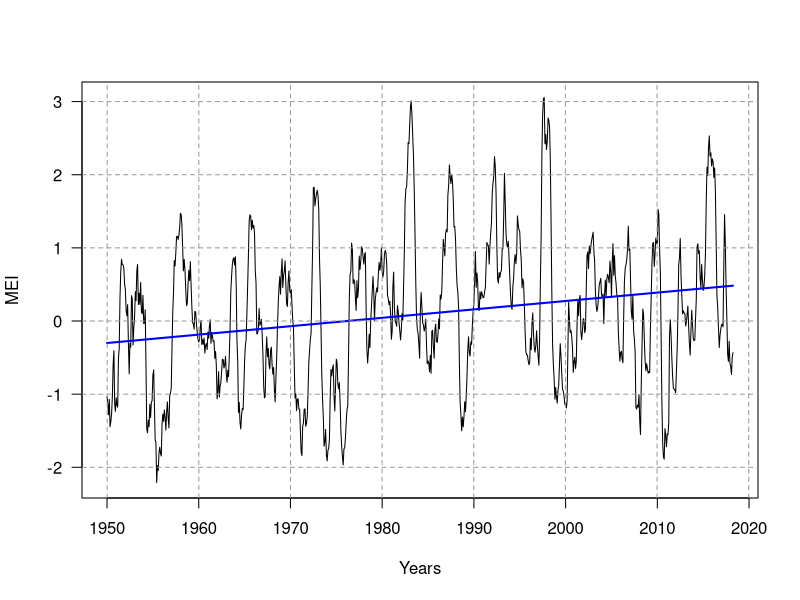

The R script that drew this image:
#############################  
##   Line Chart            ##
##   by do-me 31.05.2018   ##
#############################  

# Data for the chart available at https://www.esrl.noaa.gov/psd/enso/mei/table.html, hardcoded here

valMEI<- c(-1.03,-1.133,-1.283,-1.071,-1.445,-1.376,-1.267,-1.03,-.597,-.406,-1.138,-1.235
       ,-1.049,-1.152,-1.178,-.511,-.374,.319,.676,.842,.773,.768,.726,.504
       ,.433,.138,.071,.224,-.307,-.722,-.307,-.358,.347,.306,-.328,-.098
       ,.044,.401,.277,.687,.773,.226,.379,.228,.527,.124,.099,.351
       ,-.036,-.027,.154,-.616,-1.478,-1.528,-1.356,-1.446,-1.138,-1.32,-1.113,-1.088
       ,-.74,-.669,-1.117,-1.621,-1.663,-2.209,-1.977,-2.043,-1.803,-1.725,-1.813,-1.846
       ,-1.408,-1.275,-1.371,-1.216,-1.316,-1.49,-1.245,-1.106,-1.327,-1.461,-1.014,-.993
       ,-.915,-.348,.108,.383,.826,.753,.924,1.157,1.158,1.114,1.167,1.268
       ,1.473,1.454,1.313,.991,.685,.841,.7,.442,.209,.237,.501,.691
       ,.553,.81,.502,.202,-.026,-.036,-.112,.13,.126,-.038,-.151,-.247
       ,-.287,-.253,-.082,.007,-.321,-.254,-.318,-.233,-.439,-.332,-.308,-.39
       ,-.15,-.235,-.073,.017,-.304,-.153,-.21,-.283,-.271,-.51,-.416,-.608
       ,-1.065,-.963,-.692,-1.04,-.894,-.839,-.682,-.523,-.528,-.642,-.598,-.482
       ,-.718,-.837,-.675,-.761,-.48,-.112,.403,.611,.778,.848,.866,.765
       ,.878,.481,-.256,-.545,-1.249,-1.113,-1.386,-1.476,-1.284,-1.196,-1.211,-.907
       ,-.536,-.329,-.259,.086,.474,.895,1.366,1.452,1.43,1.25,1.378,1.27
       ,1.307,1.186,.689,.515,-.178,-.169,-.116,.171,-.06,-.018,.022,-.181
       ,-.462,-.898,-1.05,-1.03,-.453,-.217,-.489,-.376,-.601,-.655,-.407,-.357
       ,-.602,-.727,-.635,-.944,-1.106,-.777,-.503,-.087,.244,.46,.607,.367
       ,.67,.849,.458,.622,.681,.823,.49,.232,.2,.537,.683,.417
       ,.38,.432,.228,.014,-.097,-.608,-1.053,-.995,-1.226,-1.068,-1.063,-1.203
       ,-1.204,-1.507,-1.79,-1.839,-1.444,-1.392,-1.206,-1.201,-1.439,-1.399,-1.301,-.969
       ,-.575,-.398,-.256,-.166,.428,.995,1.824,1.828,1.574,1.667,1.74,1.787
       ,1.723,1.515,.87,.491,-.096,-.728,-1.057,-1.323,-1.712,-1.65,-1.482,-1.826
       ,-1.912,-1.768,-1.743,-1.62,-1.061,-.663,-.751,-.649,-.599,-1.031,-1.23,-.886
       ,-.522,-.576,-.85,-.927,-.841,-1.115,-1.498,-1.704,-1.853,-1.968,-1.748,-1.732
       ,-1.587,-1.366,-1.213,-1.157,-.486,.306,.634,.676,1.064,.978,.511,.565
       ,.529,.29,.145,.552,.318,.443,.888,.706,.824,1.016,.99,.877
       ,.777,.912,.935,.199,-.381,-.575,-.421,-.182,-.364,.003,.203,.406
       ,.608,.379,.002,.301,.382,.453,.397,.637,.801,.694,.759,1.004
       ,.677,.601,.684,.912,.966,.931,.768,.349,.302,.223,.27,.111
       ,-.25,-.14,.455,.669,.189,.004,-.027,-.072,.209,.132,-.021,-.126
       ,-.258,-.125,.1,.008,.445,.947,1.613,1.806,1.835,2.061,2.441,2.425
       ,2.677,2.931,3.008,2.812,2.538,2.255,1.792,1.184,.507,.056,-.115,-.17
       ,-.314,-.509,.151,.39,.189,-.023,-.054,-.138,-.085,.026,-.332,-.585
       ,-.546,-.576,-.696,-.468,-.715,-.14,-.126,-.35,-.508,-.119,-.042,-.279
       ,-.293,-.183,.028,-.107,.355,.301,.402,.787,1.116,1.002,.89,1.202
       ,1.249,1.218,1.716,1.855,2.134,1.975,1.878,2.003,1.905,1.671,1.286,1.293
       ,1.115,.716,.495,.389,.196,-.556,-1.107,-1.284,-1.501,-1.313,-1.447,-1.311
       ,-1.103,-1.241,-1.035,-.76,-.402,-.216,-.429,-.479,-.287,-.319,-.058,.131
       ,.243,.573,.951,.46,.658,.527,.151,.145,.398,.303,.4,.362
       ,.319,.323,.399,.449,.748,1.074,1.044,1.031,.778,1.031,1.202,1.34
       ,1.747,1.886,1.985,2.247,2.112,1.75,1.048,.58,.518,.663,.595,.664
       ,.692,.99,.987,1.408,2.019,1.635,1.206,1.05,1.011,1.09,.848,.595
       ,.352,.193,.159,.465,.585,.819,.907,.783,.931,1.437,1.312,1.251
       ,1.219,.959,.845,.453,.576,.53,.234,-.13,-.416,-.461,-.463,-.537
       ,-.597,-.566,-.236,-.391,-.044,.111,-.173,-.358,-.426,-.338,-.134,-.325
       ,-.48,-.605,-.248,.527,1.14,2.287,2.827,3.037,3.057,2.423,2.551,2.344
       ,2.455,2.777,2.751,2.658,2.237,1.356,.392,-.319,-.6,-.789,-1.069,-.908
       ,-1.039,-1.123,-.95,-.88,-.601,-.31,-.477,-.725,-.937,-.954,-1.031,-1.142
       ,-1.122,-1.189,-1.09,-.397,.257,.02,-.157,-.129,-.21,-.367,-.701,-.55
       ,-.496,-.649,-.548,-.05,.288,.071,.299,.35,-.147,-.255,-.138,.033
       ,.017,-.16,-.118,.401,.891,.945,.716,1.025,.921,1.02,1.101,1.156
       ,1.214,.944,.83,.413,.214,.131,.178,.329,.492,.534,.584,.362
       ,.332,.37,-.036,.358,.56,.327,.574,.639,.591,.524,.818,.684
       ,.325,.816,1.057,.626,.893,.612,.519,.362,.329,-.152,-.374,-.55
       ,-.428,-.414,-.521,-.571,.043,.546,.718,.77,.84,.976,1.297,.965
       ,.985,.537,.125,.026,.354,-.136,-.247,-.427,-1.175,-1.204,-1.149,-1.178
       ,-1.006,-1.371,-1.552,-.858,-.349,.164,.089,-.252,-.545,-.681,-.584,-.646
       ,-.714,-.69,-.705,-.106,.328,.779,1.06,1.073,.745,.924,1.134,1.059
       ,1.066,1.526,1.462,.978,.668,-.211,-1.099,-1.662,-1.86,-1.888,-1.472,-1.558
       ,-1.719,-1.544,-1.554,-1.387,-.202,.016,-.191,-.502,-.751,-.917,-.933,-.945
       ,-.98,-.675,-.382,.11,.769,.866,1.128,.628,.351,.097,.141,.111
       ,.103,-.068,-.026,.09,.203,-.078,-.311,-.466,-.125,.148,-.042,-.234
       ,-.27,-.259,.018,.295,1.01,1.057,.921,.961,.593,.45,.773,.566
       ,.417,.464,.614,.916,1.592,2.101,1.987,2.365,2.532,2.256,2.3,2.12
       ,2.216,2.17,1.963,2.094,1.77,1.069,.354,.186,-.091,-.363,-.197,-.11
       ,-.052,-.043,-.08,.744,1.455,1.049,.461,.027,-.449,-.551,-.277,-.576
       ,-.623,-.731,-.502,-.432)

MEI <- ts(valMEI, frequency=12, start=c(1950,1)) # useful time series (ts) function!

Years <- seq(as.Date("1950/1/1"), by = "month", length.out = 820) # only needed for hardcoded x axis


lin.mod <- lm(MEI~Years) # trend line
pr.lm <- predict(lin.mod)

plot(Years, MEI, "l", las=1,xaxt='n') #xaxt=n to suppress x vals; plots the graph
lines(pr.lm~Years, col="blue", lwd=2)

xmin<-min(Years,na.rm=T);xmax<-max(as.Date('2020/1/1'),na.rm=T) # these three lines only used for x axis plot
xseq<-seq.Date(xmin,xmax,by='10 years')
axis.Date(side=1,at=xseq,format='%Y',las=1)

abline(h = 0, col = "gray60", lty=2) # create grid through single lines with x and y values
abline(h = 1, col = "gray60", lty=2)
abline(h = 2, col = "gray60", lty=2)
abline(h = 3, col = "gray60", lty=2)
abline(h = -1, col = "gray60", lty=2)
abline(h = -2, col = "gray60", lty=2)

abline(v=0, col = "gray60", lty=2)
abline(v=-3650, col = "gray60", lty=2) #trial and error based y values, as time series makes it complicated
abline(v=-7300, col = "gray60", lty=2) 
abline(v=3650, col = "gray60", lty=2) 
abline(v=7300, col = "gray60", lty=2) 
abline(v=10950, col = "gray60", lty=2) 
abline(v=14600, col = "gray60", lty=2) 
abline(v=18250, col = "gray60", lty=2) 
